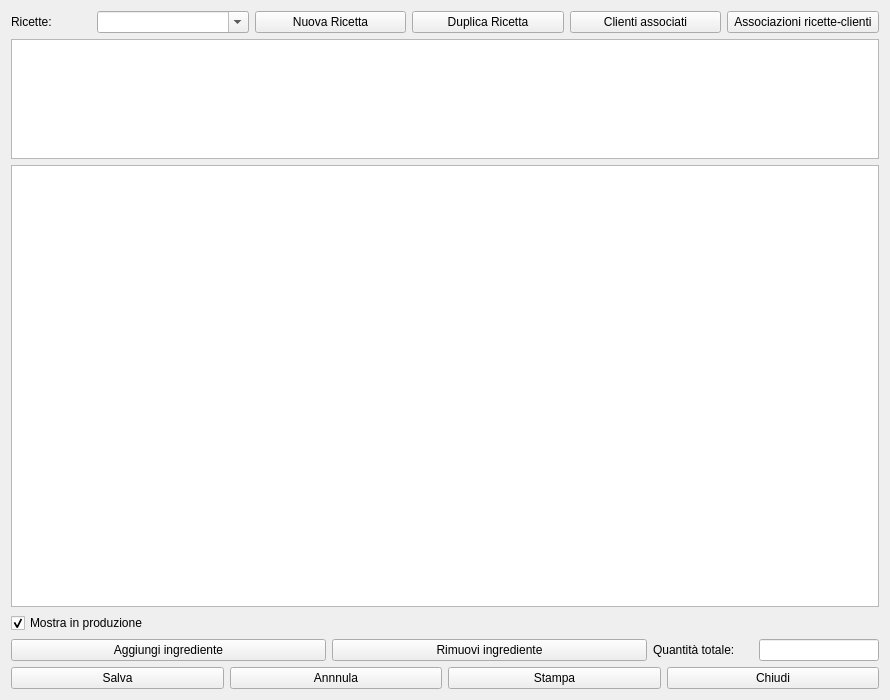
<?xml version="1.0" encoding="UTF-8"?>
<ui version="4.0">
 <class>HModRicette</class>
 <widget class="QWidget" name="HModRicette">
  <property name="windowModality">
   <enum>Qt::NonModal</enum>
  </property>
  <property name="geometry">
   <rect>
    <x>0</x>
    <y>0</y>
    <width>890</width>
    <height>700</height>
   </rect>
  </property>
  <property name="contextMenuPolicy">
   <enum>Qt::CustomContextMenu</enum>
  </property>
  <property name="windowTitle">
   <string>Ricette</string>
  </property>
  <property name="windowIcon">
   <iconset resource="icons.qrc">
    <normaloff>:/Resources/Sheet-Of-Paper.PNG</normaloff>:/Resources/Sheet-Of-Paper.PNG</iconset>
  </property>
  <layout class="QVBoxLayout" name="verticalLayout_2">
   <item>
    <layout class="QHBoxLayout" name="horizontalLayout_4">
     <item>
      <widget class="QLabel" name="label_2">
       <property name="maximumSize">
        <size>
         <width>80</width>
         <height>16777215</height>
        </size>
       </property>
       <property name="text">
        <string>Ricette:</string>
       </property>
      </widget>
     </item>
     <item>
      <widget class="QComboBox" name="cbRicette">
       <property name="editable">
        <bool>true</bool>
       </property>
      </widget>
     </item>
     <item>
      <widget class="QPushButton" name="pushButton_3">
       <property name="text">
        <string>Nuova Ricetta</string>
       </property>
       <property name="icon">
        <iconset resource="icons.qrc">
         <normaloff>:/Resources/Plus.PNG</normaloff>:/Resources/Plus.PNG</iconset>
       </property>
      </widget>
     </item>
     <item>
      <widget class="QPushButton" name="pbduplica">
       <property name="text">
        <string>Duplica Ricetta</string>
       </property>
       <property name="icon">
        <iconset resource="icons.qrc">
         <normaloff>:/Resources/Notepad.PNG</normaloff>:/Resources/Notepad.PNG</iconset>
       </property>
      </widget>
     </item>
     <item>
      <widget class="QPushButton" name="pbC4R">
       <property name="text">
        <string>Clienti associati</string>
       </property>
       <property name="icon">
        <iconset resource="icons.qrc">
         <normaloff>:/Resources/Link64.png</normaloff>:/Resources/Link64.png</iconset>
       </property>
      </widget>
     </item>
     <item>
      <widget class="QPushButton" name="pushButton_4">
       <property name="text">
        <string>Associazioni ricette-clienti</string>
       </property>
       <property name="icon">
        <iconset resource="icons.qrc">
         <normaloff>:/Resources/Map.PNG</normaloff>:/Resources/Map.PNG</iconset>
       </property>
      </widget>
     </item>
    </layout>
   </item>
   <item>
    <widget class="QTextBrowser" name="tbnote">
     <property name="maximumSize">
      <size>
       <width>16777215</width>
       <height>120</height>
      </size>
     </property>
     <property name="readOnly">
      <bool>false</bool>
     </property>
    </widget>
   </item>
   <item>
    <widget class="QTableView" name="tableView">
     <property name="contextMenuPolicy">
      <enum>Qt::ActionsContextMenu</enum>
     </property>
     <property name="alternatingRowColors">
      <bool>true</bool>
     </property>
     <property name="selectionMode">
      <enum>QAbstractItemView::SingleSelection</enum>
     </property>
     <property name="selectionBehavior">
      <enum>QAbstractItemView::SelectRows</enum>
     </property>
     <attribute name="verticalHeaderVisible">
      <bool>false</bool>
     </attribute>
    </widget>
   </item>
   <item>
    <layout class="QVBoxLayout" name="verticalLayout">
     <item>
      <widget class="QCheckBox" name="checkBox">
       <property name="text">
        <string>Mostra in produzione</string>
       </property>
       <property name="checked">
        <bool>true</bool>
       </property>
      </widget>
     </item>
     <item>
      <layout class="QHBoxLayout" name="horizontalLayout_3">
       <item>
        <widget class="QPushButton" name="pbAddRow">
         <property name="text">
          <string>Aggiungi ingrediente</string>
         </property>
         <property name="icon">
          <iconset resource="icons.qrc">
           <normaloff>:/Resources/Plus.PNG</normaloff>:/Resources/Plus.PNG</iconset>
         </property>
        </widget>
       </item>
       <item>
        <widget class="QPushButton" name="pbDeleteRow">
         <property name="text">
          <string>Rimuovi ingrediente</string>
         </property>
         <property name="icon">
          <iconset resource="icons.qrc">
           <normaloff>:/Resources/Minus.PNG</normaloff>:/Resources/Minus.PNG</iconset>
         </property>
        </widget>
       </item>
       <item>
        <widget class="QLabel" name="lbQtot">
         <property name="maximumSize">
          <size>
           <width>100</width>
           <height>16777215</height>
          </size>
         </property>
         <property name="text">
          <string>Quantità totale:</string>
         </property>
        </widget>
       </item>
       <item>
        <widget class="QLineEdit" name="leTotal">
         <property name="maximumSize">
          <size>
           <width>120</width>
           <height>16777215</height>
          </size>
         </property>
         <property name="clearButtonEnabled">
          <bool>true</bool>
         </property>
        </widget>
       </item>
      </layout>
     </item>
    </layout>
   </item>
   <item>
    <layout class="QHBoxLayout" name="horizontalLayout">
     <item>
      <widget class="QPushButton" name="pushButton">
       <property name="text">
        <string>Salva</string>
       </property>
       <property name="icon">
        <iconset resource="icons.qrc">
         <normaloff>:/Resources/save-icon.png</normaloff>:/Resources/save-icon.png</iconset>
       </property>
       <property name="iconSize">
        <size>
         <width>32</width>
         <height>32</height>
        </size>
       </property>
      </widget>
     </item>
     <item>
      <widget class="QPushButton" name="pushButton_6">
       <property name="text">
        <string>Annnula</string>
       </property>
       <property name="icon">
        <iconset resource="icons.qrc">
         <normaloff>:/Resources/Banned-Sign.PNG</normaloff>:/Resources/Banned-Sign.PNG</iconset>
       </property>
       <property name="iconSize">
        <size>
         <width>32</width>
         <height>32</height>
        </size>
       </property>
      </widget>
     </item>
     <item>
      <widget class="QPushButton" name="pushButton_5">
       <property name="text">
        <string>Stampa</string>
       </property>
       <property name="icon">
        <iconset resource="icons.qrc">
         <normaloff>:/Resources/Printer-icon.png</normaloff>:/Resources/Printer-icon.png</iconset>
       </property>
       <property name="iconSize">
        <size>
         <width>32</width>
         <height>32</height>
        </size>
       </property>
      </widget>
     </item>
     <item>
      <widget class="QPushButton" name="pushButton_2">
       <property name="text">
        <string>Chiudi</string>
       </property>
       <property name="icon">
        <iconset resource="icons.qrc">
         <normaloff>:/Resources/Actions-window-close-icon.png</normaloff>:/Resources/Actions-window-close-icon.png</iconset>
       </property>
       <property name="iconSize">
        <size>
         <width>32</width>
         <height>32</height>
        </size>
       </property>
      </widget>
     </item>
    </layout>
   </item>
  </layout>
 </widget>
 <resources>
  <include location="icons.qrc"/>
 </resources>
 <connections/>
</ui>
